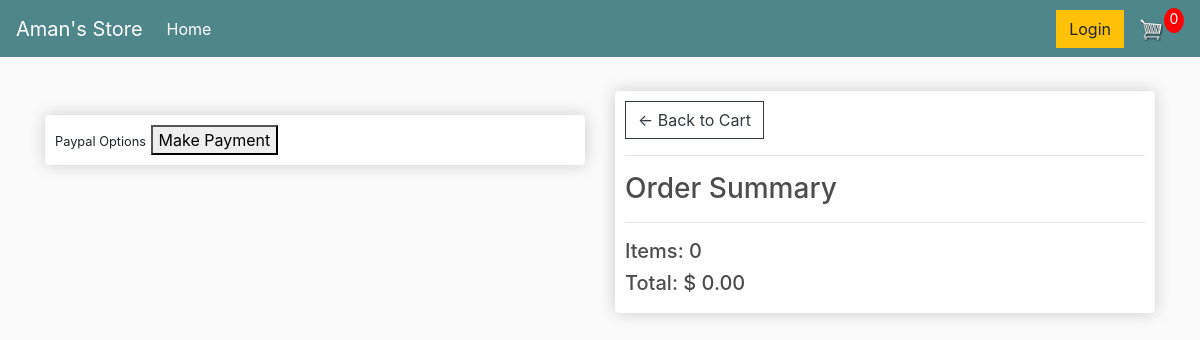
/checkout/ (signed in), run on an earlier commit of the app's database.
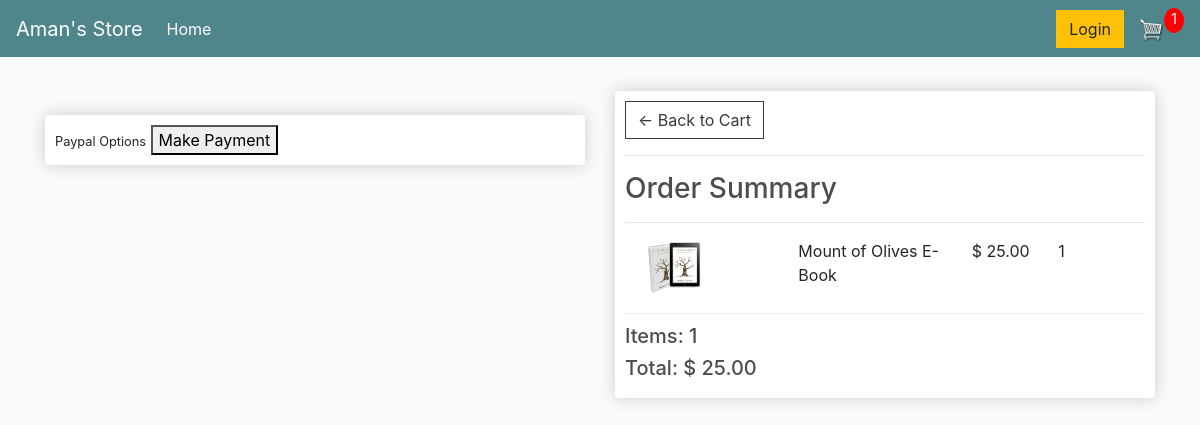
And on a later commit of the database.
### store/models.py (models this page shows, shortened)
class Order(models.Model):
	customer = models.ForeignKey(Customer, on_delete=models.SET_NULL, null=True, blank=True)
	date_ordered = models.DateTimeField(auto_now_add=True)
	complete = models.BooleanField(default=False)
	transaction_id = models.CharField(max_length=100, null=True)
	@property
	def shipping(self):
		shipping = False
		orderitems = self.orderitem_set.all()
		for i in orderitems:
			if i.product.digital == False:
				shipping = True
		return shipping
	@property
	def get_cart_total(self):
		orderitems = self.orderitem_set.all()
		total = sum([item.get_total for item in orderitems])
		return total
	@property
	def get_cart_items(self):
		orderitems = self.orderitem_set.all()
		total = sum([item.quantity for item in orderitems])
		return total

class OrderItem(models.Model):
	product = models.ForeignKey(Product, on_delete=models.SET_NULL, null=True)
	order = models.ForeignKey(Order, on_delete=models.SET_NULL, null=True)
	quantity = models.IntegerField(default=0, null=True, blank=True)
	date_added = models.DateTimeField(auto_now_add=True)
	@property
	def get_total(self):
		total = self.product.price * self.quantity
		return total

class Product(models.Model):
	name = models.CharField(max_length=200)
	price = models.FloatField()
	digital = models.BooleanField(default=False,null=True, blank=True)
	image = models.ImageField(null=True, blank=True)
	@property
	def imageURL(self):
		try:
			url = self.image.url
		except:
			url = ''
		return url

### store/views.py (the view)
# urls.py: path('checkout/', views.checkout, name="checkout"),
def checkout(request):
    if request.user.is_authenticated:
        customer = request.user.customer
        order, created = Order.objects.get_or_create(customer=customer, complete=False)
        items = order.orderitem_set.all()
        cartItems = order.get_cart_items
    else:
        items = []
        order = {'get_cart_total':0, 'get_cart_items':0, 'shipping':False}
        cartItems = ['get_cart_items']
    context = {'items':items, 'order':order, 'cartItems':cartItems, 'shipping':False}
    return render(request, 'store/checkout.html', context)

### store/templates/store/checkout.html (shortened to what this page needs)
{% extends 'store/main.html' %}
{% load static %}
{% block content %}
     <div class="row">
		<div class="col-lg-6">
			<br>
			<div class="box-element hidden" id="payment-info">
				<small>Paypal Options</small>
        <button id="make-payment">Make Payment</button>
			</div>
		</div>
		<div class="col-lg-6">
			<div class="box-element">
				<a  class="btn btn-outline-dark" href="{% url 'cart' %}">&#x2190; Back to Cart</a>
				<hr>
				<h3>Order Summary</h3>
				<hr>
        {% for item in items %}
				<div class="cart-row">
					<div style="flex:2"><img class="row-image" src="{{ item.product.imageURL }}"></div>
					<div style="flex:2"><p>{{ item.product.name }}</p></div>
					<div style="flex:1"><p>$ {{ item.product.price|floatformat:2 }}</p></div>
					<div style="flex:1"><p>{{ item.quantity }}</p></div>
				</div>
        {% endfor %}
				<h5>Items:   {{ order.get_cart_items }}</h5>
				<h5>Total:   $ {{ order.get_cart_total|floatformat:2 }}</h5>
			</div>
		</div>
</div>
{% endblock content %}

What changed in the data, as far as the page shows it:
added OrderItem: product.imageURL (picture), product.name "Mount of Olives E-Book", product.price "25.00", quantity "1"
computed for Order: get_cart_items "0" → "1"; get_cart_total "0.00" → "25.00"
Also different on the page:
{{ cartItems }}: "0" → "1"
